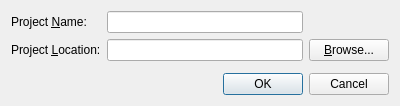
<?xml version="1.0" encoding="UTF-8"?>
<ui version="4.0">
 <class>NewProjectDlg</class>
 <widget class="QDialog" name="NewProjectDlg">
  <property name="geometry">
   <rect>
    <x>0</x>
    <y>0</y>
    <width>400</width>
    <height>106</height>
   </rect>
  </property>
  <property name="windowTitle">
   <string>New Project</string>
  </property>
  <layout class="QVBoxLayout" name="verticalLayout">
   <item>
    <layout class="QGridLayout" name="gridLayout">
     <item row="0" column="0">
      <widget class="QLabel" name="label">
       <property name="text">
        <string>Project &amp;Name:</string>
       </property>
       <property name="buddy">
        <cstring>edName</cstring>
       </property>
      </widget>
     </item>
     <item row="0" column="1">
      <widget class="QLineEdit" name="edName">
       <property name="maxLength">
        <number>255</number>
       </property>
      </widget>
     </item>
     <item row="1" column="0">
      <widget class="QLabel" name="label_2">
       <property name="text">
        <string>Project &amp;Location:</string>
       </property>
       <property name="buddy">
        <cstring>edPath</cstring>
       </property>
      </widget>
     </item>
     <item row="1" column="1">
      <widget class="QLineEdit" name="edPath"/>
     </item>
     <item row="1" column="2">
      <widget class="QPushButton" name="btnBrowse">
       <property name="text">
        <string>&amp;Browse...</string>
       </property>
      </widget>
     </item>
    </layout>
   </item>
   <item>
    <spacer name="verticalSpacer">
     <property name="orientation">
      <enum>Qt::Vertical</enum>
     </property>
     <property name="sizeHint" stdset="0">
      <size>
       <width>20</width>
       <height>0</height>
      </size>
     </property>
    </spacer>
   </item>
   <item>
    <layout class="QHBoxLayout" name="horizontalLayout">
     <item>
      <spacer name="horizontalSpacer">
       <property name="orientation">
        <enum>Qt::Horizontal</enum>
       </property>
       <property name="sizeHint" stdset="0">
        <size>
         <width>40</width>
         <height>20</height>
        </size>
       </property>
      </spacer>
     </item>
     <item>
      <widget class="QDialogButtonBox" name="btnGroup">
       <property name="standardButtons">
        <set>QDialogButtonBox::Cancel|QDialogButtonBox::Ok</set>
       </property>
      </widget>
     </item>
    </layout>
   </item>
  </layout>
 </widget>
 <layoutdefault spacing="6" margin="11"/>
 <resources/>
 <connections>
  <connection>
   <sender>btnGroup</sender>
   <signal>accepted()</signal>
   <receiver>NewProjectDlg</receiver>
   <slot>accept()</slot>
   <hints>
    <hint type="sourcelabel">
     <x>314</x>
     <y>83</y>
    </hint>
    <hint type="destinationlabel">
     <x>61</x>
     <y>89</y>
    </hint>
   </hints>
  </connection>
  <connection>
   <sender>btnGroup</sender>
   <signal>rejected()</signal>
   <receiver>NewProjectDlg</receiver>
   <slot>reject()</slot>
   <hints>
    <hint type="sourcelabel">
     <x>244</x>
     <y>91</y>
    </hint>
    <hint type="destinationlabel">
     <x>162</x>
     <y>75</y>
    </hint>
   </hints>
  </connection>
 </connections>
</ui>
